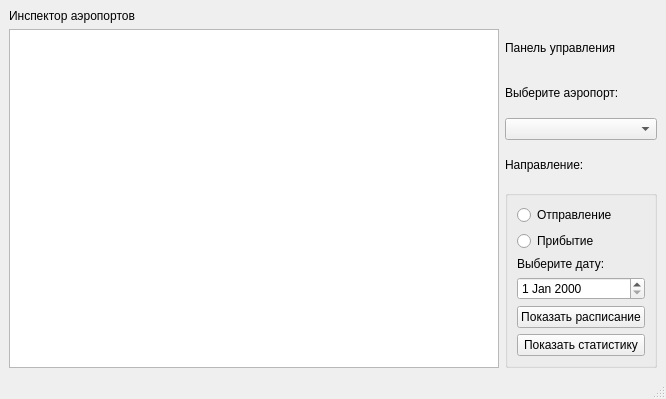
<?xml version="1.0" encoding="UTF-8"?>
<ui version="4.0">
 <class>MainWindow</class>
 <widget class="QMainWindow" name="MainWindow">
  <property name="geometry">
   <rect>
    <x>0</x>
    <y>0</y>
    <width>666</width>
    <height>399</height>
   </rect>
  </property>
  <property name="windowTitle">
   <string>MainWindow</string>
  </property>
  <widget class="QWidget" name="centralwidget">
   <layout class="QGridLayout" name="gridLayout">
    <item row="1" column="1">
     <layout class="QVBoxLayout" name="verticalLayout">
      <item>
       <widget class="QLabel" name="label_2">
        <property name="text">
         <string>Панель управления</string>
        </property>
       </widget>
      </item>
      <item>
       <widget class="QLabel" name="label_3">
        <property name="text">
         <string>Выберите аэропорт: </string>
        </property>
       </widget>
      </item>
      <item>
       <widget class="QComboBox" name="cbAirports"/>
      </item>
      <item>
       <widget class="QLabel" name="label_4">
        <property name="text">
         <string>Направление:</string>
        </property>
       </widget>
      </item>
      <item>
       <widget class="QGroupBox" name="groupBox">
        <property name="title">
         <string/>
        </property>
        <layout class="QVBoxLayout" name="verticalLayout_2">
         <item>
          <widget class="QRadioButton" name="rbDeparture">
           <property name="text">
            <string>Отправление</string>
           </property>
          </widget>
         </item>
         <item>
          <widget class="QRadioButton" name="rbArrival">
           <property name="text">
            <string>Прибытие</string>
           </property>
          </widget>
         </item>
         <item>
          <widget class="QLabel" name="label_5">
           <property name="text">
            <string>Выберите дату:</string>
           </property>
          </widget>
         </item>
         <item>
          <widget class="QDateEdit" name="deDate"/>
         </item>
         <item>
          <widget class="QPushButton" name="btnShowSchedule">
           <property name="text">
            <string>Показать расписание</string>
           </property>
          </widget>
         </item>
         <item>
          <widget class="QPushButton" name="btnShowStats">
           <property name="text">
            <string>Показать статистику</string>
           </property>
          </widget>
         </item>
        </layout>
       </widget>
      </item>
     </layout>
    </item>
    <item row="1" column="0">
     <layout class="QHBoxLayout" name="horizontalLayout">
      <item>
       <widget class="QTableWidget" name="tableSchedule"/>
      </item>
     </layout>
    </item>
    <item row="0" column="0" colspan="2">
     <widget class="QLabel" name="lblMain">
      <property name="text">
       <string>Инспектор аэропортов</string>
      </property>
     </widget>
    </item>
   </layout>
  </widget>
  <widget class="QMenuBar" name="menubar">
   <property name="geometry">
    <rect>
     <x>0</x>
     <y>0</y>
     <width>666</width>
     <height>21</height>
    </rect>
   </property>
  </widget>
  <widget class="QStatusBar" name="statusBar"/>
 </widget>
 <resources/>
 <connections/>
</ui>
